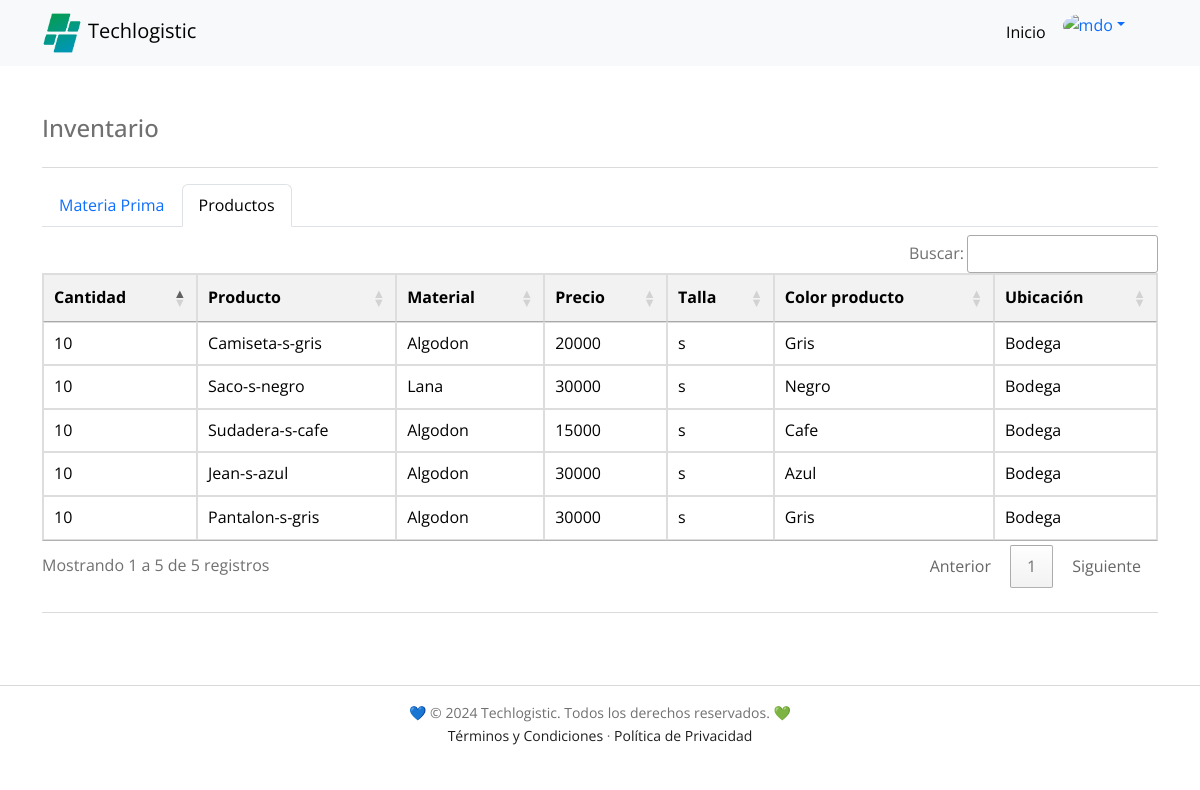
The app's page /dashboard/inventario/inventario-producto.php (signed in), older data.
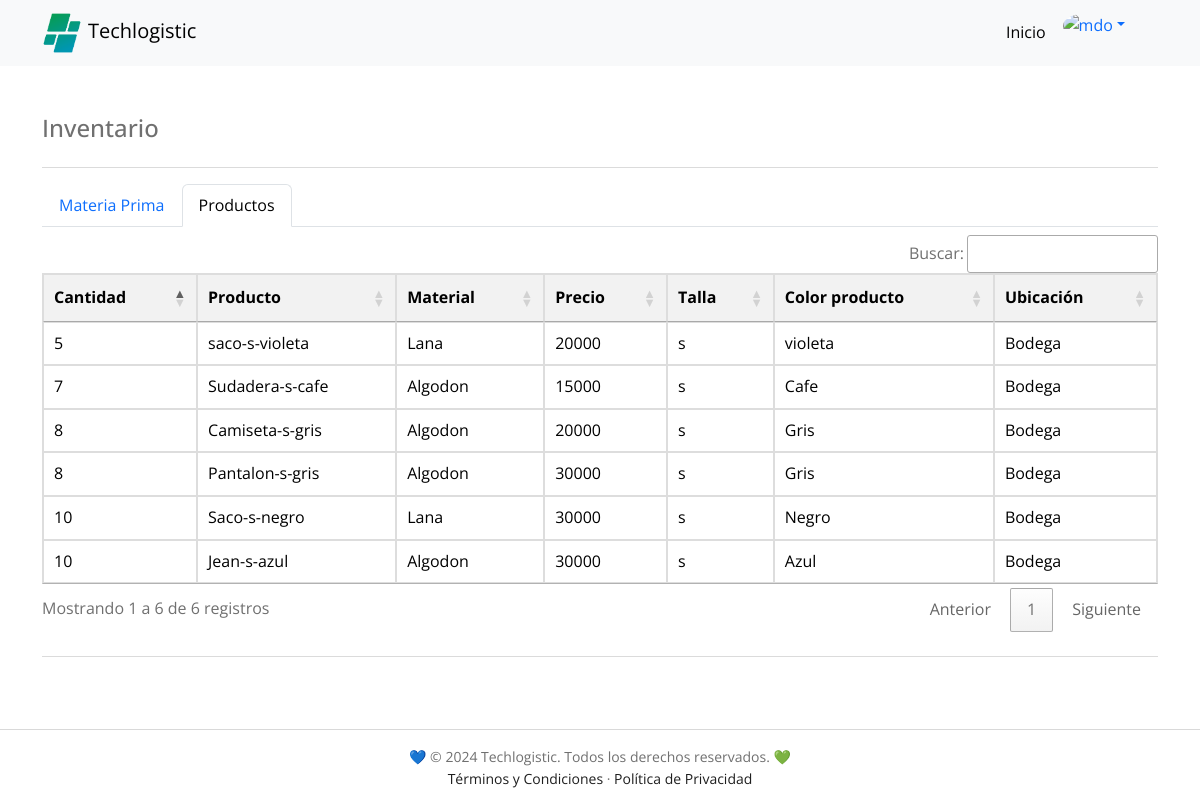
The same page, newer data.
### tables this page shows
CREATE TABLE `producto` (
  `codigo_producto` int NOT NULL AUTO_INCREMENT,
  `id_funcionario` int NOT NULL,
  `cantidad` int NOT NULL,
  `nombre_producto` varchar(60) NOT NULL,
  `material` varchar(60) NOT NULL,
  `precio` float NOT NULL,
  `talla` varchar(50) NOT NULL,
  `color_producto` varchar(20) NOT NULL,
  `ubicacion` varchar(20) NOT NULL,
  PRIMARY KEY (`codigo_producto`),
  KEY `id_funcionario` (`id_funcionario`),
  CONSTRAINT `producto_ibfk_1` FOREIGN KEY (`id_funcionario`) REFERENCES `funcionario` (`id_funcionario`)
);

### dashboard/inventario/inventario-producto.php (the view, shortened to what this page needs)
<?php
include_once "../../PHP/conexion_a_la_DB.php";
$sql = "SELECT cantidad, nombre_producto, material, precio, talla, color_producto, ubicacion FROM producto;";
$datos = $conexion->query($sql);
?>
<!DOCTYPE html>
<html lang="es">
<head>
  <link href='https://unpkg.com/boxicons@2.0.7/css/boxicons.min.css' rel='stylesheet'>
  <link href="https://cdn.jsdelivr.net/npm/bootstrap@5.3.0/dist/css/bootstrap.min.css" rel="stylesheet"
>
  <link rel="stylesheet" href="../../HTML/styles/techlogistic.css">
  <link rel="stylesheet" type="text/css" href="https://cdn.datatables.net/1.11.5/css/jquery.dataTables.css">
  <link rel="stylesheet" type="text/css" href="https://cdn.datatables.net/buttons/2.0.1/css/buttons.dataTables.min.css">
</head>
<body>
  <nav class="navbar navbar-expand-lg bg-body-tertiary">
    <div class="container">
      <a href="../../PHP/indexdash.php" class="navbar-brand" title="Techlogistic"><img src="../../images/favicon.png"
          alt="Logo Techlogistic" class="navigation__image">Techlogistic</a>
      <div class="collapse navbar-collapse" id="navbarNavDropdown">
        <ul class="navbar-nav ms-auto me-4 mb-2 mb-lg-0">
          <li class="nav-item">
            <a class="nav-link active" aria-current="page" href="../../PHP/indexdash.php">Inicio</a>
          </li>
          <li class="nav-item dropdown">
            <div class="dropdown" role="group">
              <a class="dropdown-toggle dropdown-toggle-split" data-bs-toggle="dropdown" aria-expanded="false">
                <img src="https://higinnamora.github.io/techlogistic/images/profile/profile.png" alt="mdo"
                  class="rounded-circle" width="38" height="38" />
              </a>
          </li>
        </ul>
      </div>
    </div>
  </nav>
  <main class="container my-5 h-100">
    <div class="d-flex flex-column flex-md-row justify-content-between gap-2">
      <h4 class="text-md-start text-left">Inventario</h4>
    </div>
    <hr>
    <ul class="nav nav-tabs mb-2">
      <li class="nav-item">
        <a class="nav-link" aria-current="page" href="indexinventario.php">Materia Prima</a>
      </li>
      <li class="nav-item">
        <a class="nav-link active" aria-current="page" href="inventario-producto.php">Productos</a>
      </li>
    </ul>
    <div class="table-responsive">
      <table id="productos" style="color: black;" class="">
        <thead>
          <tr>
            <th scope="col">Cantidad</th>
            <th scope="col">Producto</th>
            <th scope="col">Material</th>
            <th scope="col">Precio</th>
            <th scope="col">Talla</th>
            <th scope="col">Color producto</th>
            <th scope="col">Ubicación</th>
          </tr>
        </thead>
        <tbody>
          <?php
          foreach ($datos as $fila) {
            echo "<tr>";
            foreach ($fila as $valor) {
              echo "<td>$valor</td>";
            }
            echo "</tr>";
          }
          ?>
        </tbody>
      </table>
    </div>
    <hr class="my-4" />
  </main>
  <footer>
    <div class="copyright">
      <div class="bd-container">
        <p>💙 © 2024 Techlogistic. Todos los derechos reservados. 💚</p>
        <p><a href="../../HTML/terminos-y-condiciones.html">Términos y Condiciones</a> · <a
            href="../../HTML/politica-de-privacidad.html">Política de Privacidad</a></p>
      </div>
    </div>
  </footer>
</body>
</html>

Row changes from the older to the newer data that the page shows:
added producto: cantidad "5", nombre_producto "saco-s-violeta", material "Lana", precio "20000", talla "s", color_producto "violeta", ubicacion "Bodega"
Text that changed along with them:
text written by a page script: "Buscar: Mostrando 1 a 5 de 5 registros Anterior 1 Siguiente" → "Buscar: Mostrando 1 a 6 de 6 registros Anterior 1 Siguiente"
new list line: "8"
new list line: "7"
list line gone: "10"
